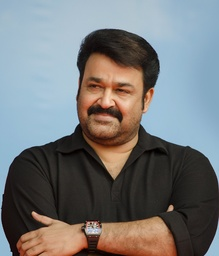
#> input picture Mohanlal_Viswanathan_BNC.jpg, 219 x 256 px, shrunk from 1200 x 1400 before the run
$ python prodigy_cs_02.py
#> lines starting #> are read from the running program, lines starting #| are printed output that depends on the picture
import cv2
import numpy as np

def encrypt_image(input_path, output_path, key):
    # Read the input image
#> called with input_path = 'Mohanlal_Viswanathan_BNC.jpg', output_path = 'encrypted_image.png'
    image = cv2.imread(input_path)
#> image is the input picture: shape (256, 219, 3); mean B, G, R 119.8, 118.7, 117

    if image is None:
        print("Error: Could not read the image.")
        return

    # Get the pixel data
    height, width, channels = image.shape
#> height = 256; width = 219; channels = 3
    encrypted_data = np.zeros_like(image)

    for i in range(height):
        for j in range(width):
            # XOR each color channel with the key
            for c in range(channels):
                encrypted_data[i][j][c] = image[i][j][c] ^ key[c]
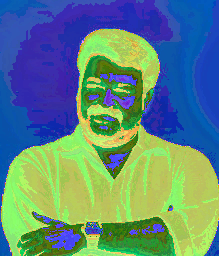
#> encrypted_data: shape (256, 219, 3); mean B, G, R 127.5, 134.1, 94

    # Save the encrypted image
    cv2.imwrite(output_path, encrypted_data)
    print(f"Encrypted image saved as: {output_path}")
    print("Encryption successful!")

def decrypt_image(input_path, output_path, key):
    encrypt_image(input_path, output_path, key)  # Reuse the encrypt function
    print("Decryption successful!")

input_image = "Mohanlal_Viswanathan_BNC.jpg"  # Path to the input image
encrypted_image_path = "encrypted_image.png"  # Path for the encrypted image
decrypted_image_path = "decrypted_image.png"  # Path for the decrypted image

# Example key for XOR operation (length should match the number of channels)
key = [123, 234, 145]

# Encrypt the image
encrypt_image(input_image, encrypted_image_path, key)

# Decrypt the image
decrypt_image(encrypted_image_path, decrypted_image_path, key)
